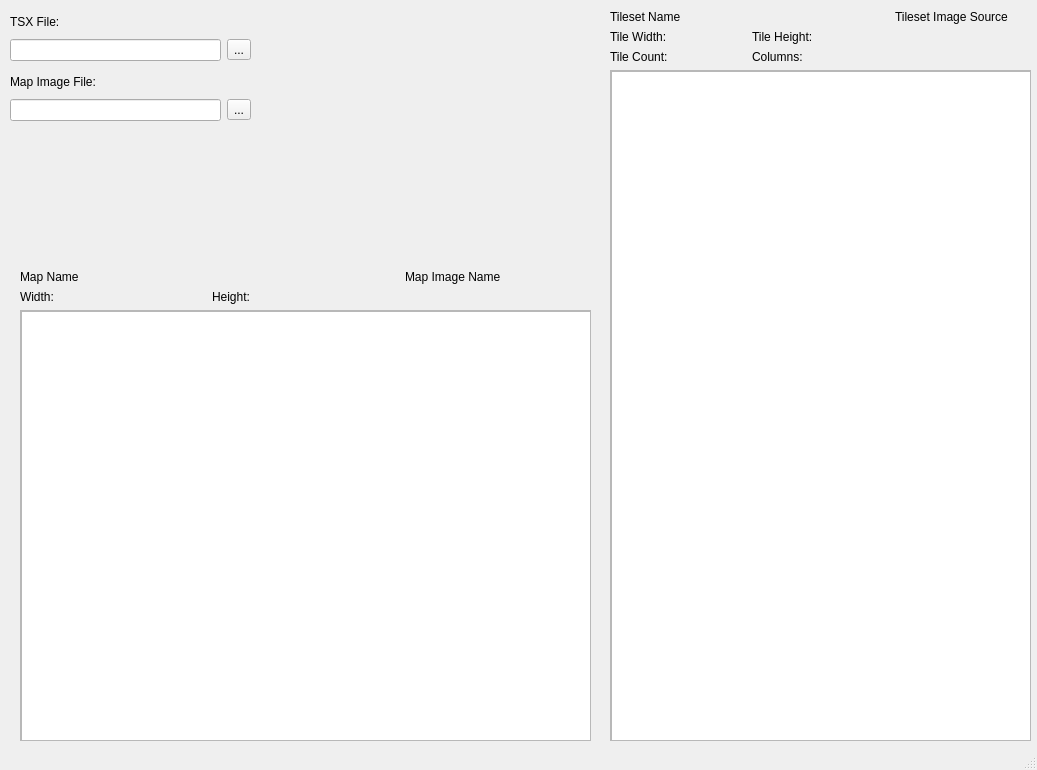
<?xml version="1.0" encoding="UTF-8"?>
<ui version="4.0">
 <class>MainWindow</class>
 <widget class="QMainWindow" name="MainWindow">
  <property name="geometry">
   <rect>
    <x>0</x>
    <y>0</y>
    <width>1037</width>
    <height>770</height>
   </rect>
  </property>
  <property name="windowTitle">
   <string>MainWindow</string>
  </property>
  <widget class="QWidget" name="centralwidget">
   <widget class="QWidget" name="layoutWidget">
    <property name="geometry">
     <rect>
      <x>10</x>
      <y>70</y>
      <width>241</width>
      <height>51</height>
     </rect>
    </property>
    <layout class="QGridLayout" name="map_file_grid">
     <item row="0" column="0">
      <widget class="QLabel" name="map_file_label">
       <property name="text">
        <string>Map Image File:</string>
       </property>
      </widget>
     </item>
     <item row="1" column="0">
      <widget class="QLineEdit" name="map_file_name_edit"/>
     </item>
     <item row="1" column="1">
      <widget class="QToolButton" name="map_file_tool_btn">
       <property name="text">
        <string>...</string>
       </property>
      </widget>
     </item>
    </layout>
   </widget>
   <widget class="QWidget" name="">
    <property name="geometry">
     <rect>
      <x>610</x>
      <y>10</y>
      <width>421</width>
      <height>731</height>
     </rect>
    </property>
    <layout class="QGridLayout" name="tileset_grid">
     <item row="0" column="0" colspan="2">
      <widget class="QLabel" name="tileset_name_label">
       <property name="text">
        <string>Tileset Name</string>
       </property>
      </widget>
     </item>
     <item row="0" column="2">
      <widget class="QLabel" name="tileset_image_src_label">
       <property name="text">
        <string>Tileset Image Source</string>
       </property>
      </widget>
     </item>
     <item row="1" column="0">
      <widget class="QLabel" name="tileset_name_label_2">
       <property name="text">
        <string>Tile Width:</string>
       </property>
      </widget>
     </item>
     <item row="1" column="1">
      <widget class="QLabel" name="tileset_name_label_3">
       <property name="text">
        <string>Tile Height:</string>
       </property>
      </widget>
     </item>
     <item row="2" column="0">
      <widget class="QLabel" name="tileset_name_label_4">
       <property name="text">
        <string>Tile Count:</string>
       </property>
      </widget>
     </item>
     <item row="2" column="1">
      <widget class="QLabel" name="tileset_name_label_5">
       <property name="text">
        <string>Columns:</string>
       </property>
      </widget>
     </item>
     <item row="3" column="0" colspan="3">
      <widget class="QScrollArea" name="tileset_scroll_area">
       <property name="widgetResizable">
        <bool>true</bool>
       </property>
       <widget class="QWidget" name="scrollAreaWidgetContents">
        <property name="geometry">
         <rect>
          <x>0</x>
          <y>0</y>
          <width>417</width>
          <height>651</height>
         </rect>
        </property>
        <widget class="QGraphicsView" name="graphicsView">
         <property name="geometry">
          <rect>
           <x>0</x>
           <y>0</y>
           <width>421</width>
           <height>701</height>
          </rect>
         </property>
        </widget>
       </widget>
      </widget>
     </item>
    </layout>
   </widget>
   <widget class="QWidget" name="">
    <property name="geometry">
     <rect>
      <x>20</x>
      <y>270</y>
      <width>571</width>
      <height>471</height>
     </rect>
    </property>
    <layout class="QGridLayout" name="map_grid">
     <item row="0" column="0" colspan="2">
      <widget class="QLabel" name="map_name_label">
       <property name="text">
        <string>Map Name</string>
       </property>
      </widget>
     </item>
     <item row="0" column="2">
      <widget class="QLabel" name="map_image_name_label">
       <property name="text">
        <string>Map Image Name</string>
       </property>
      </widget>
     </item>
     <item row="1" column="0">
      <widget class="QLabel" name="map_width">
       <property name="text">
        <string>Width:</string>
       </property>
      </widget>
     </item>
     <item row="1" column="1" colspan="2">
      <widget class="QLabel" name="map_height">
       <property name="text">
        <string>Height:</string>
       </property>
      </widget>
     </item>
     <item row="2" column="0" colspan="3">
      <widget class="QScrollArea" name="map_scroll_area">
       <property name="maximumSize">
        <size>
         <width>650</width>
         <height>500</height>
        </size>
       </property>
       <property name="widgetResizable">
        <bool>true</bool>
       </property>
       <widget class="QWidget" name="map_scroll_area_contents">
        <property name="geometry">
         <rect>
          <x>0</x>
          <y>0</y>
          <width>567</width>
          <height>419</height>
         </rect>
        </property>
        <widget class="QGraphicsView" name="map_graphic_view">
         <property name="geometry">
          <rect>
           <x>0</x>
           <y>0</y>
           <width>571</width>
           <height>701</height>
          </rect>
         </property>
        </widget>
       </widget>
      </widget>
     </item>
    </layout>
   </widget>
   <widget class="QWidget" name="">
    <property name="geometry">
     <rect>
      <x>10</x>
      <y>10</y>
      <width>241</width>
      <height>51</height>
     </rect>
    </property>
    <layout class="QGridLayout" name="tsx_file_grid">
     <item row="0" column="0">
      <widget class="QLabel" name="tsx_heading_label">
       <property name="text">
        <string>TSX File:</string>
       </property>
      </widget>
     </item>
     <item row="1" column="0">
      <widget class="QLineEdit" name="tsx_file_name_edit"/>
     </item>
     <item row="1" column="1">
      <widget class="QToolButton" name="tsx_file_tool_btn">
       <property name="text">
        <string>...</string>
       </property>
      </widget>
     </item>
    </layout>
   </widget>
  </widget>
  <widget class="QStatusBar" name="statusBar"/>
 </widget>
 <resources/>
 <connections/>
</ui>
